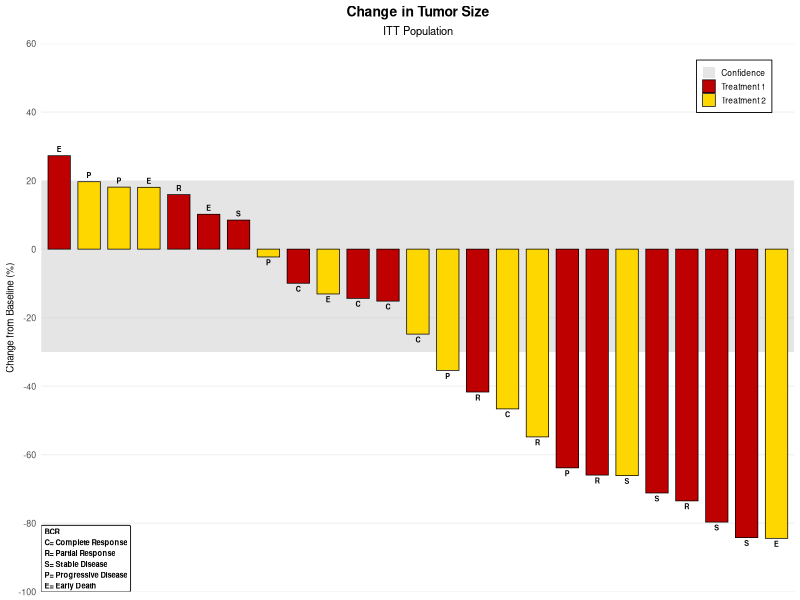

This figure's R source:
# P095 WaterFall translation - SAS ranuni(2) emulation + SGPlot recreation
out <- Sys.getenv("OUT_DIR")
if (out == "" || is.na(out)) out <- "."
dir.create(out, showWarnings = FALSE, recursive = TRUE)

# helper: SAS round half away from zero (not needed here but required by spec)
round_half_up <- function(x, digits = 0) {
  mult <- 10^digits
  sign_x <- sign(x)
  abs_x <- abs(x) * mult
  # floor(x+0.5) for positive, -floor(|x|+0.5) for negative
  rounded <- floor(abs_x + 0.5 + 1e-12) / mult
  sign_x * rounded
}

# SAS RANUNI emulation: prime modulus LCG with m=2^31-1, a=397204094
# SAS doc: seed_{n+1} = mod(a*seed_n, m), u = seed_{n+1}/m
sas_ranuni_next <- function(seed) {
  m <- 2147483647
  a <- 397204094
  # modular multiplication without overflow (a< m, seed < m, product up to ~8e17 > 2^53)
  mod_mult <- function(a, b, m) {
    res <- 0
    a <- a %% m
    while (b > 0) {
      if (b %% 2 == 1) res <- (res + a) %% m
      a <- (a * 2) %% m
      b <- b %/% 2
    }
    res
  }
  new_seed <- mod_mult(a, seed, m)
  u <- new_seed / m
  list(seed = new_seed, u = u)
}

library(ggplot2)

# Creating dummy data for graphing - replicate SAS data step
n <- 25
groupArr <- c("Treatment 2", "Treatment 1")  # grp1, grp2
labelArr <- c("E", "C", "R", "S", "P")        # l1-l5

Cid <- character(n)
Change <- numeric(n)
Group <- character(n)
Label <- character(n)

seed <- 2
for (i in 1:n) {
  # Cid = put(i, 2.0)  -> width 2, right aligned
  Cid[i] <- sprintf("%2d", i)

  # Change = 30-120*ranuni(2)
  r1 <- sas_ranuni_next(seed)
  seed <- r1$seed
  Change[i] <- 30 - 120 * r1$u

  # Group = groupArr{int(ranuni(2)+0.5)+1}
  r2 <- sas_ranuni_next(seed)
  seed <- r2$seed
  idx <- as.integer(floor(r2$u + 0.5)) + 1  # 1 or 2
  # SAS int() truncates toward 0 for positive = floor
  Group[i] <- groupArr[idx]

  # Label = labelArr{mod(i,5)+1}
  Label[i] <- labelArr[(i %% 5) + 1]
}

TumorSize <- data.frame(Cid = Cid, Change = Change, Group = Group, Label = Label,
                        stringsAsFactors = FALSE)

# proc sort descending change
ord <- order(-TumorSize$Change)
TumorSizeDesc <- TumorSize[ord, , drop = FALSE]
rownames(TumorSizeDesc) <- NULL

# verify columns exist
stopifnot(all(c("Cid","Change","Group","Label") %in% names(TumorSizeDesc)))

# write CSV of plotted data (plotted data = sorted data)
write.csv(TumorSizeDesc, file.path(out, "tumorsize_band_sg_v94.csv"),
          row.names = FALSE, na = "")

# Prepare factor for x in sorted order (SAS by descending change)
TumorSizeDesc$Cid_f <- factor(TumorSizeDesc$Cid, levels = TumorSizeDesc$Cid)

# Colors from SAS styleattrs
col_t1 <- "#bf0000"  # cxbf0000
col_t2 <- "gold"     # gold = #FFD700
col_band <- "grey80"

# Build plot to match PROC SGPLOT
# Band: x=cid upper=20 lower=-30 transparency 0.5 fill noOutline legendLabel='Confidence'
# vBarParm category=cid response=change / group=group dataLabel=label groupDisplay=cluster
# xaxis display=none; yaxis values=(60 to -100 by -20) grid gridAttrs=(color=cxf0f0f0)
# inset BCR bottomLeft border; keyLegend inside topRight across=1 border opaque

# For legend we need Confidence to appear: use geom_rect with fill aesthetic
band_df <- data.frame(xmin = -Inf, xmax = Inf, ymin = -30, ymax = 20, fill = "Confidence")

p <- ggplot() +
  geom_rect(data = band_df,
            aes(xmin = xmin, xmax = xmax, ymin = ymin, ymax = ymax, fill = fill),
            alpha = 0.5, colour = NA, inherit.aes = FALSE) +
  geom_col(data = TumorSizeDesc,
           aes(x = Cid_f, y = Change, fill = Group),
           width = 0.75, colour = "black", linewidth = 0.25) +
  geom_text(data = TumorSizeDesc,
            aes(x = Cid_f, y = Change, label = Label),
            vjust = ifelse(TumorSizeDesc$Change >= 0, -0.6, 1.4),
            size = 1.8, fontface = "bold", colour = "black") +
  scale_fill_manual(
    values = c("Confidence" = col_band, "Treatment 1" = col_t1, "Treatment 2" = col_t2),
    breaks = c("Confidence", "Treatment 1", "Treatment 2"),
    name = ""
  ) +
  scale_y_continuous(breaks = seq(60, -100, by = -20), limits = c(-100, 60), expand = c(0, 0)) +
  labs(title = "Change in Tumor Size",
       subtitle = "ITT Population",
       x = NULL, y = "Change from Baseline (%)") +
  theme_minimal(base_size = 8) +
  theme(
    panel.grid.major.x = element_blank(),
    panel.grid.minor.x = element_blank(),
    panel.grid.major.y = element_line(color = "#f0f0f0", linewidth = 0.4),
    panel.grid.minor.y = element_blank(),
    axis.text.x = element_blank(),
    axis.ticks.x = element_blank(),
    axis.title.y = element_text(size = 7),
    plot.title = element_text(hjust = 0.5, size = 10, face = "bold"),
    plot.subtitle = element_text(hjust = 0.5, size = 8),
    legend.position = c(0.97, 0.97),
    legend.justification = c(1, 1),
    legend.background = element_rect(fill = "white", colour = "black", linewidth = 0.3),
    legend.key.size = unit(0.35, "cm"),
    legend.text = element_text(size = 6),
    legend.title = element_blank(),
    panel.border = element_blank(),
    plot.background = element_rect(fill = "white", colour = NA),
    panel.background = element_rect(fill = "white", colour = NA)
  ) +
  annotate("label",
           x = -Inf, y = -Inf, hjust = 0, vjust = 0,
           label = "BCR\nC= Complete Response\nR= Partial Response\nS= Stable Disease\nP= Progressive Disease\nE= Early Death",
           size = 1.9, fontface = "bold", label.size = 0.3,
           fill = "white", colour = "black",
           label.padding = unit(0.35, "lines"))

# Save figure: width=5in height=3in dpi=300 imagename='TumorSize_Band_SG_V94'
ggsave(filename = file.path(out, "tumorsize_band_sg_v94.png"),
       plot = p, width = 5, height = 3, units = "in", dpi = 300, bg = "white")

# Also write a txt rendering for completeness
txt_path <- file.path(out, "tumorsize_band_sg_v94.txt")
sink(txt_path)
cat("Change in Tumor Size\n")
cat("ITT Population\n\n")
cat("Band: upper=20 lower=-30 transparency 0.5 legendLabel=Confidence\n")
cat("Y axis: 60 to -100 by -20 grid color #f0f0f0\n")
cat("X axis: display=none (Cid sorted descending Change)\n\n")
print(TumorSizeDesc[, c("Cid","Change","Group","Label")], row.names = FALSE)
sink()

cat("Done. Outputs written to", out, "\n")
